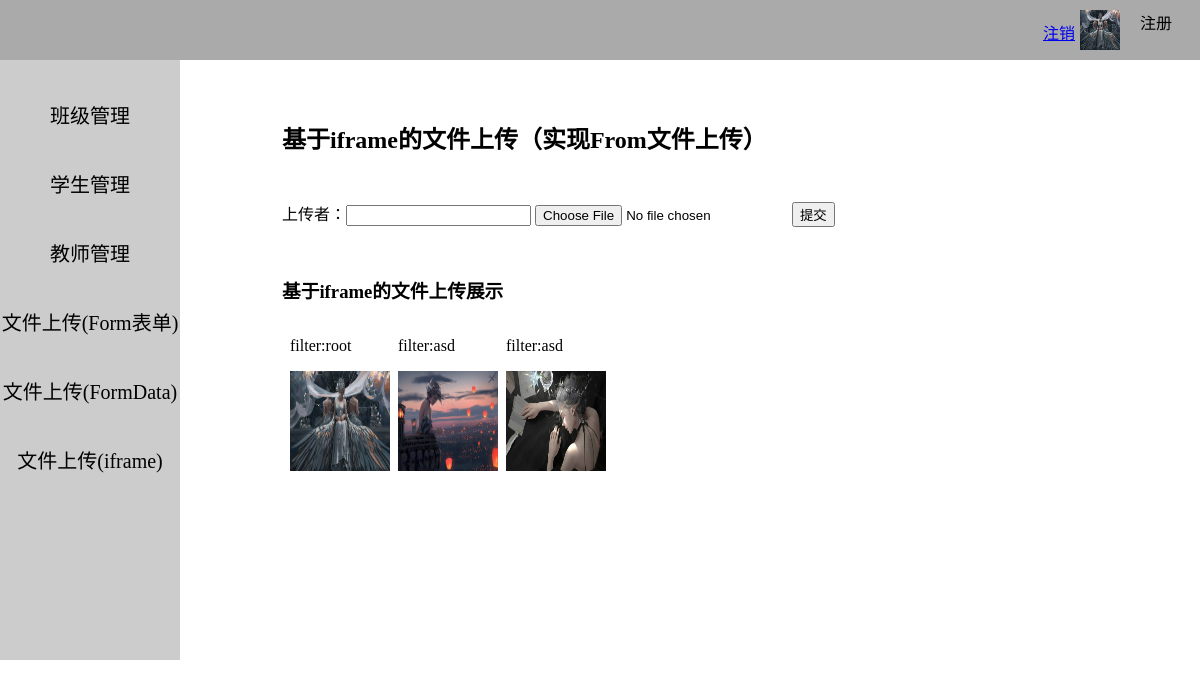
The app's page /uploadiframe/ (signed in) with its own data.
### app01/models.py (models this page shows)
class imagesurl(models.Model):
    filter = models.CharField(max_length=64)
    path = models.CharField(max_length=64)

### app01/views.py (the view)
    def inner(request,*args,**kwargs):
        is_login = request.session.get('is_login')
        if is_login:
            return func(request,*args,**kwargs)
        else:
            return redirect('/login/')

### app01/views.py (called while the page is built, shortened)
def auth(func):
    def inner(request,*args,**kwargs):
        is_login = request.session.get('is_login')
        if is_login:
            return func(request,*args,**kwargs)
        else:
            return redirect('/login/')
    return inner

@auth
def uploadiframe(request):
    if request.method == "GET":
        img_list = models.imagesurl.objects.all()
        return render(request,"uploadiframe.html",{"img_list":img_list})

### templates/uploadiframe.html (shortened to what this page needs)
{% extends "index.html" %}
{% block right %}
    <h2 style="margin-top: 60px;margin-left: 10%">基于iframe的文件上传（实现From文件上传）</h2>
    <div class="upload" style="margin-top: 30px;margin-left: 10%">
        <form action="/uploadiframe/" method="post" target="iframe_s" enctype="multipart/form-data">
            上传者：<input type="text" name="username" style="margin-top: 20px;">
            <input type="file" id="upfile" name="files" style="margin-top: 20px;">
            <input type="submit" value="提交">
        </form>
    </div>
    <div class="show" id="show" style="margin-top: 30px;margin-left: 10%;overflow: hidden">
        <h3>基于iframe的文件上传展示</h3>
        {% for foo in img_list %}
            <div class="files" id="images" style="float: left;margin-left: 8px;">
                <p>filter:{{ foo.filter }}</p>
                <p><img src="/{{ foo.path }}" style="width: 100px;height: 100px"/><p>
            </div>
        {% endfor %}
    </div>
{% endblock %}

### statics/index.css (style rules this page uses)
* body { width: 100%; margin: 0 auto; padding: 0; }

### records on screen
imagesurl: filter "root", shows a picture
imagesurl: filter "asd", shows a picture
imagesurl: filter "asd", shows a picture
